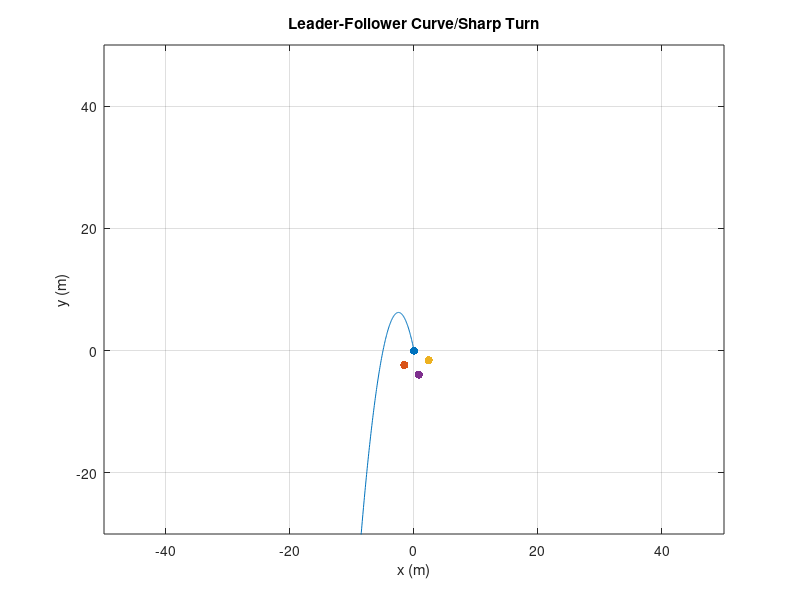

MATLAB code for this plot: (Note: this script raises an error after producing the figure.)
% JSquared - This will perform analysis of leader-follower control
% structure for multi-robot systems

clf; clear; close all;

% Define robot starts (10m apart from each other)
% Since holonomic robots, don't particularly care about rotation
q(:,1,:) = [[0; 0] [-2; -2] [2; -2] [0; -4]];

% Define robot parameters
v_follow = 1;
v_max = 2;
kp = 2;

% Define formation as diamond
q_form(:,:) = [[-2; -2] [4; 0] [-2; -2]];
q_form_1(:,:) = [[-2; -2] [2; -2] [0; -4]];

% Sim properties
dt = 0.1;
k = 1;

% Define curve to follow wrt time
q_goal(:,1) = [0;0];
for i = 1:10000
    q_goal(1,i+1) = q_goal(1,i) - v_follow*dt*cos(atan2(-2*q_goal(1,i)-5,1));
    q_goal(2,i+1) = -q_goal(1,i+1)^2-5*q_goal(1,i+1);
end

x = -(0:0.05:15);
y = -x.^2-5.*x;

% Adjust start position for followers
theta = atan2(q_goal(2,2) - q_goal(2,1), q_goal(1,2) - q_goal(1,1))-pi/2;
rot = [cos(theta) -sin(theta);
       sin(theta) cos(theta)];

for i = 2:length(q(1,1,:))
    q(:,1,i) = rot*q(:,1,i);
end

% Plot robots and path
plot(x,y); hold on; grid on;

for i = 1:4
    robot_plot(i) = scatter(q(1,k,i),q(2,k,i), 'green', 'filled'); 
end
xlim([-50,50]); ylim([-30,50]); xlabel('x (m)'); ylabel('y (m)');
title('Leader-Follower Curve/Sharp Turn')

% Loop for some time
while k < 400
    q(:,k+1,1) = UpdatePos(q(:,k,1),q_goal(:,k),dt,v_max,kp);
    
    if k ~= 1
        theta = atan2(q(2,k+1,1)-q(2,k,1), q(1,k+1,1)-q(1,k,1))-pi/2;
        rot = [cos(theta) -sin(theta);
               sin(theta) cos(theta)];
    end

    for i = 2:length(q(1,1,:))
        q(:,k+1,i) = UpdatePos(q(:,k,i), q(:,k,i-1) + rot*q_form(:,i-1), dt, v_max, kp);

        % Record error
        error(i,k) = norm(q(:,k,1) + rot*q_form_1(:,i-1) - q(:,k,i));
    end

    k = k+1;

    delete(robot_plot);
    % plotting the new position of the robot and its trajectory
    for i = 1:length(q(1,1,:))
        robot_plot(i) = scatter(q(1,k,i),q(2,k,i), 'green', 'filled'); hold on; grid on;
    end

    pause(dt);
end

%% Plot error over time
figure
for i = 2:length(q(1,1,:))
    plot(0:dt:(k-2)*dt,error(i,:)); hold on; grid on;
end
legend("Robot 2", "Robot 3", "Robot 4");
title("Error over time");
ylabel("Error (m)"); xlabel("Time (s)");



%% Functions

% Get the next position of a robot based on current position and goal
function q_next = UpdatePos(qi, qf, dt, v_max, kp)
    error = kp*norm(qf-qi);
    angle = atan2(qf(2)-qi(2),qf(1)-qi(1));

    v = sign(error)*[sign(cos(angle))*min(abs(error*cos(angle)),v_max); sign(sin(angle))*min(abs(error*sin(angle)),v_max)];

    q_next = qi + v*dt;
end
